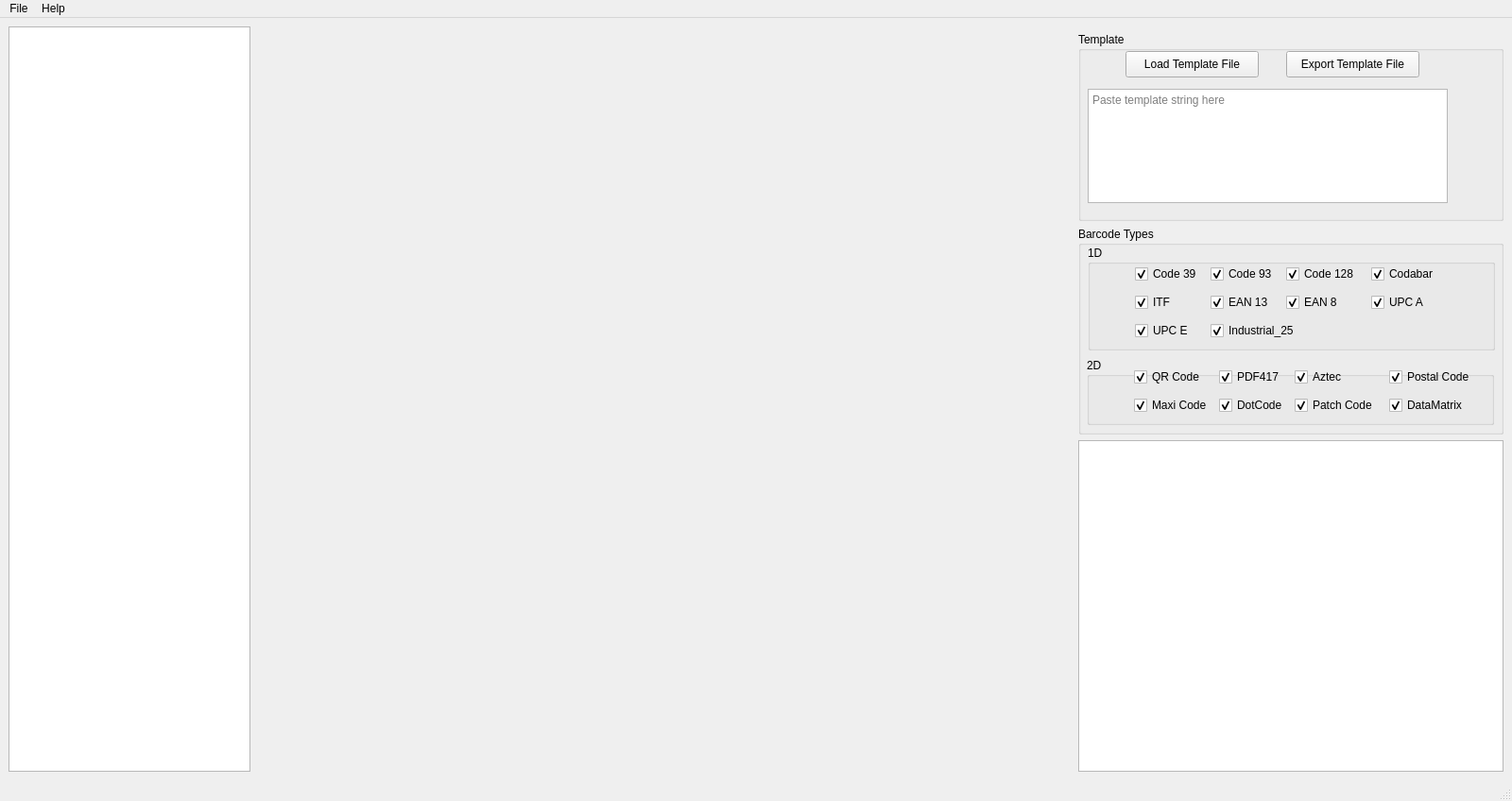
<?xml version="1.0" encoding="UTF-8"?>
<ui version="4.0">
 <class>MainWindow</class>
 <widget class="QMainWindow" name="MainWindow">
  <property name="geometry">
   <rect>
    <x>0</x>
    <y>0</y>
    <width>1600</width>
    <height>848</height>
   </rect>
  </property>
  <property name="sizePolicy">
   <sizepolicy hsizetype="Maximum" vsizetype="Maximum">
    <horstretch>0</horstretch>
    <verstretch>0</verstretch>
   </sizepolicy>
  </property>
  <property name="minimumSize">
   <size>
    <width>1600</width>
    <height>848</height>
   </size>
  </property>
  <property name="maximumSize">
   <size>
    <width>16777215</width>
    <height>16777215</height>
   </size>
  </property>
  <property name="windowTitle">
   <string>Dynamsoft Barcode Reader</string>
  </property>
  <property name="accessibleName">
   <string>Dynamsoft Barcode Reader</string>
  </property>
  <property name="tabShape">
   <enum>QTabWidget::Rounded</enum>
  </property>
  <widget class="QWidget" name="centralwidget">
   <property name="sizePolicy">
    <sizepolicy hsizetype="Preferred" vsizetype="Preferred">
     <horstretch>0</horstretch>
     <verstretch>0</verstretch>
    </sizepolicy>
   </property>
   <layout class="QGridLayout" name="gridLayout">
    <item row="1" column="2">
     <widget class="QGroupBox" name="groupBox_template">
      <property name="sizePolicy">
       <sizepolicy hsizetype="Maximum" vsizetype="Preferred">
        <horstretch>0</horstretch>
        <verstretch>0</verstretch>
       </sizepolicy>
      </property>
      <property name="minimumSize">
       <size>
        <width>450</width>
        <height>200</height>
       </size>
      </property>
      <property name="title">
       <string>Template</string>
      </property>
      <widget class="QPushButton" name="pushButton_template">
       <property name="geometry">
        <rect>
         <x>50</x>
         <y>20</y>
         <width>141</width>
         <height>28</height>
        </rect>
       </property>
       <property name="text">
        <string>Load Template File</string>
       </property>
      </widget>
      <widget class="QTextEdit" name="textEdit_template">
       <property name="geometry">
        <rect>
         <x>10</x>
         <y>60</y>
         <width>381</width>
         <height>121</height>
        </rect>
       </property>
       <property name="placeholderText">
        <string>Paste template string here</string>
       </property>
      </widget>
      <widget class="QPushButton" name="pushButton_export_template">
       <property name="geometry">
        <rect>
         <x>220</x>
         <y>20</y>
         <width>141</width>
         <height>28</height>
        </rect>
       </property>
       <property name="text">
        <string>Export Template File</string>
       </property>
      </widget>
     </widget>
    </item>
    <item row="0" column="0" rowspan="4">
     <widget class="QListWidget" name="listWidget">
      <property name="sizePolicy">
       <sizepolicy hsizetype="Fixed" vsizetype="Expanding">
        <horstretch>0</horstretch>
        <verstretch>0</verstretch>
       </sizepolicy>
      </property>
     </widget>
    </item>
    <item row="0" column="1" rowspan="4">
     <widget class="QLabel" name="label">
      <property name="sizePolicy">
       <sizepolicy hsizetype="Expanding" vsizetype="Expanding">
        <horstretch>0</horstretch>
        <verstretch>0</verstretch>
       </sizepolicy>
      </property>
      <property name="minimumSize">
       <size>
        <width>800</width>
        <height>800</height>
       </size>
      </property>
      <property name="maximumSize">
       <size>
        <width>16777215</width>
        <height>16777215</height>
       </size>
      </property>
      <property name="mouseTracking">
       <bool>true</bool>
      </property>
      <property name="text">
       <string/>
      </property>
     </widget>
    </item>
    <item row="2" column="2">
     <widget class="QGroupBox" name="groupBox_barcode">
      <property name="sizePolicy">
       <sizepolicy hsizetype="Maximum" vsizetype="Preferred">
        <horstretch>0</horstretch>
        <verstretch>0</verstretch>
       </sizepolicy>
      </property>
      <property name="minimumSize">
       <size>
        <width>450</width>
        <height>220</height>
       </size>
      </property>
      <property name="title">
       <string>Barcode Types</string>
      </property>
      <widget class="QGroupBox" name="groupBox_4">
       <property name="geometry">
        <rect>
         <x>10</x>
         <y>20</y>
         <width>431</width>
         <height>111</height>
        </rect>
       </property>
       <property name="title">
        <string>1D</string>
       </property>
       <widget class="QCheckBox" name="checkBox_code39">
        <property name="geometry">
         <rect>
          <x>50</x>
          <y>20</y>
          <width>81</width>
          <height>20</height>
         </rect>
        </property>
        <property name="text">
         <string>Code 39</string>
        </property>
        <property name="checked">
         <bool>true</bool>
        </property>
       </widget>
       <widget class="QCheckBox" name="checkBox_code93">
        <property name="geometry">
         <rect>
          <x>130</x>
          <y>20</y>
          <width>81</width>
          <height>20</height>
         </rect>
        </property>
        <property name="text">
         <string>Code 93</string>
        </property>
        <property name="checked">
         <bool>true</bool>
        </property>
       </widget>
       <widget class="QCheckBox" name="checkBox_code128">
        <property name="geometry">
         <rect>
          <x>210</x>
          <y>20</y>
          <width>81</width>
          <height>20</height>
         </rect>
        </property>
        <property name="text">
         <string>Code 128</string>
        </property>
        <property name="checked">
         <bool>true</bool>
        </property>
       </widget>
       <widget class="QCheckBox" name="checkBox_codabar">
        <property name="geometry">
         <rect>
          <x>300</x>
          <y>20</y>
          <width>81</width>
          <height>20</height>
         </rect>
        </property>
        <property name="text">
         <string>Codabar</string>
        </property>
        <property name="checked">
         <bool>true</bool>
        </property>
       </widget>
       <widget class="QCheckBox" name="checkBox_itf">
        <property name="geometry">
         <rect>
          <x>50</x>
          <y>50</y>
          <width>81</width>
          <height>20</height>
         </rect>
        </property>
        <property name="text">
         <string>ITF</string>
        </property>
        <property name="checked">
         <bool>true</bool>
        </property>
       </widget>
       <widget class="QCheckBox" name="checkBox_ean13">
        <property name="geometry">
         <rect>
          <x>130</x>
          <y>50</y>
          <width>81</width>
          <height>20</height>
         </rect>
        </property>
        <property name="text">
         <string>EAN 13</string>
        </property>
        <property name="checked">
         <bool>true</bool>
        </property>
       </widget>
       <widget class="QCheckBox" name="checkBox_ean8">
        <property name="geometry">
         <rect>
          <x>210</x>
          <y>50</y>
          <width>81</width>
          <height>20</height>
         </rect>
        </property>
        <property name="text">
         <string>EAN 8</string>
        </property>
        <property name="checked">
         <bool>true</bool>
        </property>
       </widget>
       <widget class="QCheckBox" name="checkBox_upca">
        <property name="geometry">
         <rect>
          <x>300</x>
          <y>50</y>
          <width>81</width>
          <height>20</height>
         </rect>
        </property>
        <property name="text">
         <string>UPC A</string>
        </property>
        <property name="checked">
         <bool>true</bool>
        </property>
       </widget>
       <widget class="QCheckBox" name="checkBox_upce">
        <property name="geometry">
         <rect>
          <x>50</x>
          <y>80</y>
          <width>81</width>
          <height>20</height>
         </rect>
        </property>
        <property name="text">
         <string>UPC E</string>
        </property>
        <property name="checked">
         <bool>true</bool>
        </property>
       </widget>
       <widget class="QCheckBox" name="checkBox_industrial25">
        <property name="geometry">
         <rect>
          <x>130</x>
          <y>80</y>
          <width>101</width>
          <height>20</height>
         </rect>
        </property>
        <property name="text">
         <string>Industrial_25</string>
        </property>
        <property name="checked">
         <bool>true</bool>
        </property>
       </widget>
      </widget>
      <widget class="QGroupBox" name="groupBox_5">
       <property name="geometry">
        <rect>
         <x>9</x>
         <y>139</y>
         <width>431</width>
         <height>71</height>
        </rect>
       </property>
       <property name="title">
        <string>2D</string>
       </property>
       <widget class="QCheckBox" name="checkBox_qrcode">
        <property name="geometry">
         <rect>
          <x>50</x>
          <y>10</y>
          <width>81</width>
          <height>20</height>
         </rect>
        </property>
        <property name="text">
         <string>QR Code</string>
        </property>
        <property name="checked">
         <bool>true</bool>
        </property>
       </widget>
       <widget class="QCheckBox" name="checkBox_pdf417">
        <property name="geometry">
         <rect>
          <x>140</x>
          <y>10</y>
          <width>81</width>
          <height>20</height>
         </rect>
        </property>
        <property name="text">
         <string>PDF417</string>
        </property>
        <property name="checked">
         <bool>true</bool>
        </property>
       </widget>
       <widget class="QCheckBox" name="checkBox_aztec">
        <property name="geometry">
         <rect>
          <x>220</x>
          <y>10</y>
          <width>81</width>
          <height>20</height>
         </rect>
        </property>
        <property name="text">
         <string>Aztec</string>
        </property>
        <property name="checked">
         <bool>true</bool>
        </property>
       </widget>
       <widget class="QCheckBox" name="checkBox_postalcode">
        <property name="geometry">
         <rect>
          <x>320</x>
          <y>10</y>
          <width>91</width>
          <height>20</height>
         </rect>
        </property>
        <property name="text">
         <string>Postal Code</string>
        </property>
        <property name="checked">
         <bool>true</bool>
        </property>
       </widget>
       <widget class="QCheckBox" name="checkBox_maxicode">
        <property name="geometry">
         <rect>
          <x>50</x>
          <y>40</y>
          <width>81</width>
          <height>20</height>
         </rect>
        </property>
        <property name="text">
         <string>Maxi Code</string>
        </property>
        <property name="checked">
         <bool>true</bool>
        </property>
       </widget>
       <widget class="QCheckBox" name="checkBox_dotcode">
        <property name="geometry">
         <rect>
          <x>140</x>
          <y>40</y>
          <width>81</width>
          <height>20</height>
         </rect>
        </property>
        <property name="text">
         <string>DotCode</string>
        </property>
        <property name="checked">
         <bool>true</bool>
        </property>
       </widget>
       <widget class="QCheckBox" name="checkBox_patchcode">
        <property name="geometry">
         <rect>
          <x>220</x>
          <y>40</y>
          <width>91</width>
          <height>20</height>
         </rect>
        </property>
        <property name="text">
         <string>Patch Code</string>
        </property>
        <property name="checked">
         <bool>true</bool>
        </property>
       </widget>
       <widget class="QCheckBox" name="checkBox_datamatrix">
        <property name="geometry">
         <rect>
          <x>320</x>
          <y>40</y>
          <width>91</width>
          <height>20</height>
         </rect>
        </property>
        <property name="text">
         <string>DataMatrix</string>
        </property>
        <property name="checked">
         <bool>true</bool>
        </property>
       </widget>
       <widget class="QCheckBox" name="checkBox_gs1">
        <property name="geometry">
         <rect>
          <x>50</x>
          <y>70</y>
          <width>121</width>
          <height>20</height>
         </rect>
        </property>
        <property name="text">
         <string>GS1 Composite</string>
        </property>
        <property name="checked">
         <bool>true</bool>
        </property>
       </widget>
      </widget>
     </widget>
    </item>
    <item row="3" column="2">
     <widget class="QTextEdit" name="textEdit_results">
      <property name="sizePolicy">
       <sizepolicy hsizetype="Maximum" vsizetype="Expanding">
        <horstretch>0</horstretch>
        <verstretch>0</verstretch>
       </sizepolicy>
      </property>
      <property name="minimumSize">
       <size>
        <width>450</width>
        <height>200</height>
       </size>
      </property>
      <property name="documentTitle">
       <string/>
      </property>
     </widget>
    </item>
   </layout>
  </widget>
  <widget class="QMenuBar" name="menubar">
   <property name="geometry">
    <rect>
     <x>0</x>
     <y>0</y>
     <width>1600</width>
     <height>21</height>
    </rect>
   </property>
   <widget class="QMenu" name="menuAbout">
    <property name="title">
     <string>File</string>
    </property>
    <addaction name="actionOpen_File"/>
    <addaction name="actionOpen_Folder"/>
    <addaction name="actionExport_template"/>
   </widget>
   <widget class="QMenu" name="menuHelp">
    <property name="title">
     <string>Help</string>
    </property>
    <addaction name="actionAbout"/>
    <addaction name="actionEnter_License_Key"/>
   </widget>
   <addaction name="menuAbout"/>
   <addaction name="menuHelp"/>
  </widget>
  <widget class="QStatusBar" name="statusbar"/>
  <action name="actionAbout">
   <property name="text">
    <string>About</string>
   </property>
  </action>
  <action name="actionOpen_File">
   <property name="text">
    <string>Open File...</string>
   </property>
  </action>
  <action name="actionOpen_Folder">
   <property name="text">
    <string>Open Folder...</string>
   </property>
  </action>
  <action name="actionExport_template">
   <property name="text">
    <string>Save Template</string>
   </property>
  </action>
  <action name="actionEnter_License_Key">
   <property name="text">
    <string>Enter License Key</string>
   </property>
  </action>
 </widget>
 <resources/>
 <connections/>
</ui>
